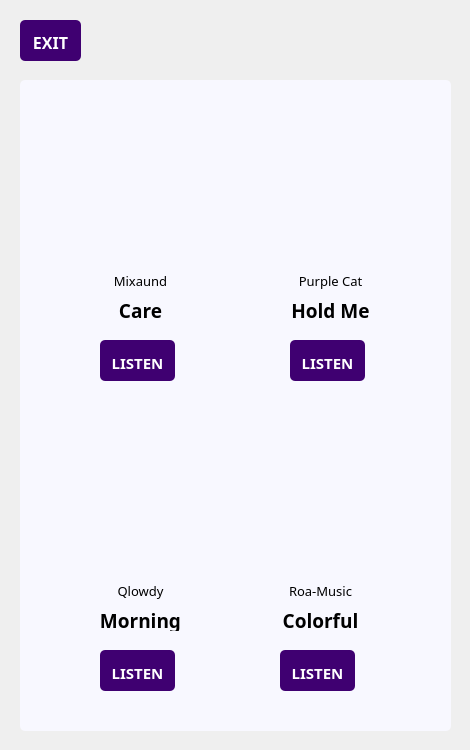
<?xml version="1.0" encoding="UTF-8"?>
<ui version="4.0">
 <class>SongsWindow</class>
 <widget class="QMainWindow" name="SongsWindow">
  <property name="geometry">
   <rect>
    <x>0</x>
    <y>0</y>
    <width>470</width>
    <height>750</height>
   </rect>
  </property>
  <property name="minimumSize">
   <size>
    <width>470</width>
    <height>750</height>
   </size>
  </property>
  <property name="maximumSize">
   <size>
    <width>470</width>
    <height>750</height>
   </size>
  </property>
  <property name="windowTitle">
   <string>MuzicUI - Songs</string>
  </property>
  <property name="styleSheet">
   <string notr="true">border-image: url(:/newPrefix/images/gradient.png);</string>
  </property>
  <widget class="QWidget" name="centralwidget">
   <widget class="QPushButton" name="songsWindow_ExitBtn">
    <property name="geometry">
     <rect>
      <x>20</x>
      <y>20</y>
      <width>61</width>
      <height>41</height>
     </rect>
    </property>
    <property name="font">
     <font>
      <family>Poppins</family>
      <pointsize>12</pointsize>
      <weight>75</weight>
      <bold>true</bold>
     </font>
    </property>
    <property name="cursor">
     <cursorShape>PointingHandCursor</cursorShape>
    </property>
    <property name="styleSheet">
     <string notr="true">QPushButton {
	padding-top: 4px;
	border-image: none;
	color: white;
	background-color: #3F0071;
	border: none;
	border-radius: 5px;
}

QPushButton::hover {
	background-color: #9900F0;
}</string>
    </property>
    <property name="text">
     <string>EXIT</string>
    </property>
   </widget>
   <widget class="QFrame" name="songsWindow_SongsHolderFrame">
    <property name="geometry">
     <rect>
      <x>20</x>
      <y>80</y>
      <width>431</width>
      <height>651</height>
     </rect>
    </property>
    <property name="styleSheet">
     <string notr="true">QFrame {
	border-image: none;
	background-color: ghostwhite;
	border-radius: 5px;
}</string>
    </property>
    <property name="frameShape">
     <enum>QFrame::StyledPanel</enum>
    </property>
    <property name="frameShadow">
     <enum>QFrame::Raised</enum>
    </property>
    <widget class="QLabel" name="songsWindow_CareImgLabel">
     <property name="geometry">
      <rect>
       <x>50</x>
       <y>40</y>
       <width>141</width>
       <height>131</height>
      </rect>
     </property>
     <property name="autoFillBackground">
      <bool>false</bool>
     </property>
     <property name="styleSheet">
      <string notr="true">QLabel {
	border-radius: 5px;
}</string>
     </property>
     <property name="text">
      <string/>
     </property>
     <property name="pixmap">
      <pixmap resource="assets/medias/qrc/care.qrc">:/newPrefix/images/mixaund-care.jpg</pixmap>
     </property>
     <property name="scaledContents">
      <bool>true</bool>
     </property>
    </widget>
    <widget class="QLabel" name="songsWindow_CareArtistLabel">
     <property name="geometry">
      <rect>
       <x>50</x>
       <y>190</y>
       <width>141</width>
       <height>21</height>
      </rect>
     </property>
     <property name="font">
      <font>
       <family>Poppins</family>
       <pointsize>10</pointsize>
      </font>
     </property>
     <property name="text">
      <string>Mixaund</string>
     </property>
     <property name="alignment">
      <set>Qt::AlignCenter</set>
     </property>
    </widget>
    <widget class="QLabel" name="songsWindow_CareLabel">
     <property name="geometry">
      <rect>
       <x>50</x>
       <y>220</y>
       <width>141</width>
       <height>21</height>
      </rect>
     </property>
     <property name="font">
      <font>
       <family>Poppins</family>
       <pointsize>14</pointsize>
       <weight>75</weight>
       <bold>true</bold>
      </font>
     </property>
     <property name="text">
      <string>Care</string>
     </property>
     <property name="alignment">
      <set>Qt::AlignCenter</set>
     </property>
    </widget>
    <widget class="QPushButton" name="songsWindow_CareListenBtn">
     <property name="geometry">
      <rect>
       <x>80</x>
       <y>260</y>
       <width>75</width>
       <height>41</height>
      </rect>
     </property>
     <property name="font">
      <font>
       <family>Poppins</family>
       <pointsize>11</pointsize>
       <weight>75</weight>
       <bold>true</bold>
      </font>
     </property>
     <property name="cursor">
      <cursorShape>PointingHandCursor</cursorShape>
     </property>
     <property name="styleSheet">
      <string notr="true">QPushButton {
	padding-top: 4px;
	border-image: none;
	color: white;
	background-color: #3F0071;
	border: none;
	border-radius: 5px;
}

QPushButton::hover {
	background-color: #9900F0;
}</string>
     </property>
     <property name="text">
      <string>LISTEN</string>
     </property>
    </widget>
    <widget class="QPushButton" name="songsWindow_HoldMeListenBtn">
     <property name="geometry">
      <rect>
       <x>270</x>
       <y>260</y>
       <width>75</width>
       <height>41</height>
      </rect>
     </property>
     <property name="font">
      <font>
       <family>Poppins</family>
       <pointsize>11</pointsize>
       <weight>75</weight>
       <bold>true</bold>
      </font>
     </property>
     <property name="cursor">
      <cursorShape>PointingHandCursor</cursorShape>
     </property>
     <property name="styleSheet">
      <string notr="true">QPushButton {
	padding-top: 4px;
	border-image: none;
	color: white;
	background-color: #3F0071;
	border: none;
	border-radius: 5px;
}

QPushButton::hover {
	background-color: #9900F0;
}</string>
     </property>
     <property name="text">
      <string>LISTEN</string>
     </property>
    </widget>
    <widget class="QLabel" name="songsWindow_HoldMeImgLabel">
     <property name="geometry">
      <rect>
       <x>240</x>
       <y>40</y>
       <width>141</width>
       <height>131</height>
      </rect>
     </property>
     <property name="autoFillBackground">
      <bool>false</bool>
     </property>
     <property name="styleSheet">
      <string notr="true">QLabel {
	border-radius: 5px;
}</string>
     </property>
     <property name="text">
      <string/>
     </property>
     <property name="pixmap">
      <pixmap resource="assets/medias/qrc/holdme.qrc">:/newPrefix/images/purrple-cat-please-hold-me.jpg</pixmap>
     </property>
     <property name="scaledContents">
      <bool>true</bool>
     </property>
    </widget>
    <widget class="QLabel" name="songsWindow_HoldMeLabel">
     <property name="geometry">
      <rect>
       <x>240</x>
       <y>220</y>
       <width>141</width>
       <height>21</height>
      </rect>
     </property>
     <property name="font">
      <font>
       <family>Poppins</family>
       <pointsize>14</pointsize>
       <weight>75</weight>
       <bold>true</bold>
      </font>
     </property>
     <property name="text">
      <string>Hold Me</string>
     </property>
     <property name="alignment">
      <set>Qt::AlignCenter</set>
     </property>
    </widget>
    <widget class="QLabel" name="songsWindow_HoldMeArtistLabel">
     <property name="geometry">
      <rect>
       <x>240</x>
       <y>190</y>
       <width>141</width>
       <height>21</height>
      </rect>
     </property>
     <property name="font">
      <font>
       <family>Poppins</family>
       <pointsize>10</pointsize>
      </font>
     </property>
     <property name="text">
      <string>Purple Cat</string>
     </property>
     <property name="alignment">
      <set>Qt::AlignCenter</set>
     </property>
    </widget>
    <widget class="QLabel" name="songsWindow_MorningLabel">
     <property name="geometry">
      <rect>
       <x>50</x>
       <y>530</y>
       <width>141</width>
       <height>21</height>
      </rect>
     </property>
     <property name="font">
      <font>
       <family>Poppins</family>
       <pointsize>14</pointsize>
       <weight>75</weight>
       <bold>true</bold>
      </font>
     </property>
     <property name="text">
      <string>Morning</string>
     </property>
     <property name="alignment">
      <set>Qt::AlignCenter</set>
     </property>
    </widget>
    <widget class="QLabel" name="songsWindow_MorningImgLabel">
     <property name="geometry">
      <rect>
       <x>50</x>
       <y>350</y>
       <width>141</width>
       <height>131</height>
      </rect>
     </property>
     <property name="autoFillBackground">
      <bool>false</bool>
     </property>
     <property name="styleSheet">
      <string notr="true">QLabel {
	border-radius: 5px;
}</string>
     </property>
     <property name="text">
      <string/>
     </property>
     <property name="pixmap">
      <pixmap resource="assets/medias/qrc/morning.qrc">:/newPrefix/images/qlowdy-morning.jpg</pixmap>
     </property>
     <property name="scaledContents">
      <bool>true</bool>
     </property>
    </widget>
    <widget class="QLabel" name="songsWindow_MorningArtistLabel">
     <property name="geometry">
      <rect>
       <x>50</x>
       <y>500</y>
       <width>141</width>
       <height>21</height>
      </rect>
     </property>
     <property name="font">
      <font>
       <family>Poppins</family>
       <pointsize>10</pointsize>
      </font>
     </property>
     <property name="text">
      <string>Qlowdy</string>
     </property>
     <property name="alignment">
      <set>Qt::AlignCenter</set>
     </property>
    </widget>
    <widget class="QPushButton" name="songsWindow_MorningListenBtn">
     <property name="geometry">
      <rect>
       <x>80</x>
       <y>570</y>
       <width>75</width>
       <height>41</height>
      </rect>
     </property>
     <property name="font">
      <font>
       <family>Poppins</family>
       <pointsize>11</pointsize>
       <weight>75</weight>
       <bold>true</bold>
      </font>
     </property>
     <property name="cursor">
      <cursorShape>PointingHandCursor</cursorShape>
     </property>
     <property name="styleSheet">
      <string notr="true">QPushButton {
	padding-top: 4px;
	border-image: none;
	color: white;
	background-color: #3F0071;
	border: none;
	border-radius: 5px;
}

QPushButton::hover {
	background-color: #9900F0;
}</string>
     </property>
     <property name="text">
      <string>LISTEN</string>
     </property>
    </widget>
    <widget class="QLabel" name="songsWindow_ColorfulLabel">
     <property name="geometry">
      <rect>
       <x>230</x>
       <y>530</y>
       <width>141</width>
       <height>21</height>
      </rect>
     </property>
     <property name="font">
      <font>
       <family>Poppins</family>
       <pointsize>14</pointsize>
       <weight>75</weight>
       <bold>true</bold>
      </font>
     </property>
     <property name="text">
      <string>Colorful</string>
     </property>
     <property name="alignment">
      <set>Qt::AlignCenter</set>
     </property>
    </widget>
    <widget class="QLabel" name="songsWindow_ColorfulImgLabel">
     <property name="geometry">
      <rect>
       <x>230</x>
       <y>350</y>
       <width>141</width>
       <height>131</height>
      </rect>
     </property>
     <property name="autoFillBackground">
      <bool>false</bool>
     </property>
     <property name="styleSheet">
      <string notr="true">QLabel {
	border-radius: 5px;
}</string>
     </property>
     <property name="text">
      <string/>
     </property>
     <property name="pixmap">
      <pixmap resource="assets/medias/qrc/colorful.qrc">:/newPrefix/images/roa-music-colorful.jpg</pixmap>
     </property>
     <property name="scaledContents">
      <bool>true</bool>
     </property>
    </widget>
    <widget class="QLabel" name="songsWindow_ColorfulArtistLabel">
     <property name="geometry">
      <rect>
       <x>230</x>
       <y>500</y>
       <width>141</width>
       <height>21</height>
      </rect>
     </property>
     <property name="font">
      <font>
       <family>Poppins</family>
       <pointsize>10</pointsize>
      </font>
     </property>
     <property name="text">
      <string>Roa-Music</string>
     </property>
     <property name="alignment">
      <set>Qt::AlignCenter</set>
     </property>
    </widget>
    <widget class="QPushButton" name="songsWindow_ColorfulListenBtn">
     <property name="geometry">
      <rect>
       <x>260</x>
       <y>570</y>
       <width>75</width>
       <height>41</height>
      </rect>
     </property>
     <property name="font">
      <font>
       <family>Poppins</family>
       <pointsize>11</pointsize>
       <weight>75</weight>
       <bold>true</bold>
      </font>
     </property>
     <property name="cursor">
      <cursorShape>PointingHandCursor</cursorShape>
     </property>
     <property name="styleSheet">
      <string notr="true">QPushButton {
	padding-top: 4px;
	border-image: none;
	color: white;
	background-color: #3F0071;
	border: none;
	border-radius: 5px;
}

QPushButton::hover {
	background-color: #9900F0;
}</string>
     </property>
     <property name="text">
      <string>LISTEN</string>
     </property>
    </widget>
   </widget>
  </widget>
 </widget>
 <resources>
  <include location="assets/medias/qrc/gradient.qrc"/>
  <include location="assets/medias/qrc/colorful.qrc"/>
  <include location="assets/medias/qrc/morning.qrc"/>
  <include location="assets/medias/qrc/holdme.qrc"/>
  <include location="assets/medias/qrc/care.qrc"/>
  <include location="assets/medias/qrc/music.qrc"/>
 </resources>
 <connections/>
</ui>
